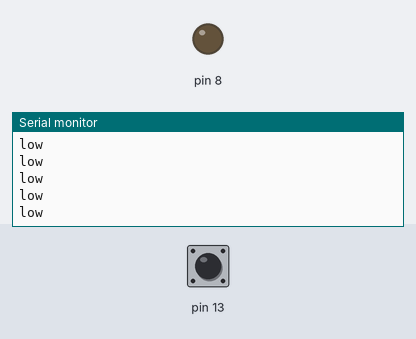
Simulated run of this sketch. Board: Arduino Uno, built with avr-gcc and run on an emulated ATmega328P. Parts: output pins drawn as LEDs (lit = HIGH), the last lines printed to the serial monitor. Inputs (shaded band) come from the test bench; at power-on: pin 13 LOW.

Above: at 1.2 s.
1.3 s: pin 13 driven HIGH
At 2.1 s:
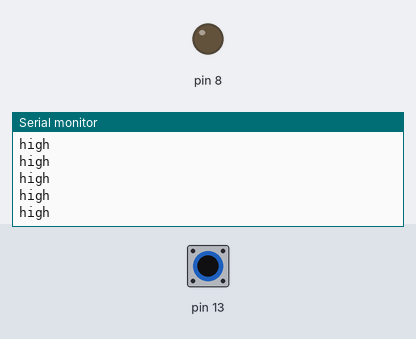
3.2 s: pin 13 driven LOW
At 4.3 s:
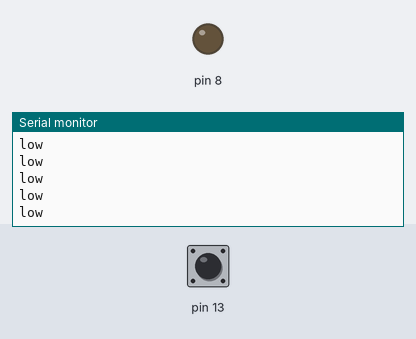

The sketch:

IR_sensor_buzzer.ino
```cpp
void setup() {
  Serial.begin(9600);
  pinMode(13,INPUT);
  pinMode(8,OUTPUT);
}

void loop() {
  if(digitalRead(13)==HIGH)
  {
 Serial.println("high");
 digitalWrite(8,HIGH);
  }
  else
  Serial.println("low");
  digitalWrite(8,LOW);
}
```

Measured:
- after the input at 1.3 s, the serial monitor: prints a new line after 0.07 s (image 1)
